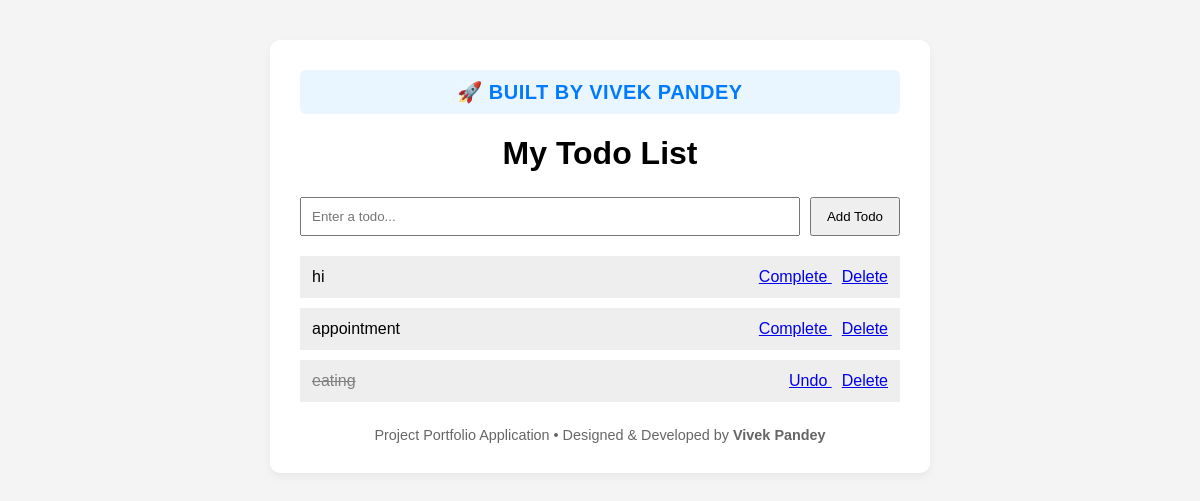
Before: / with the older database file.
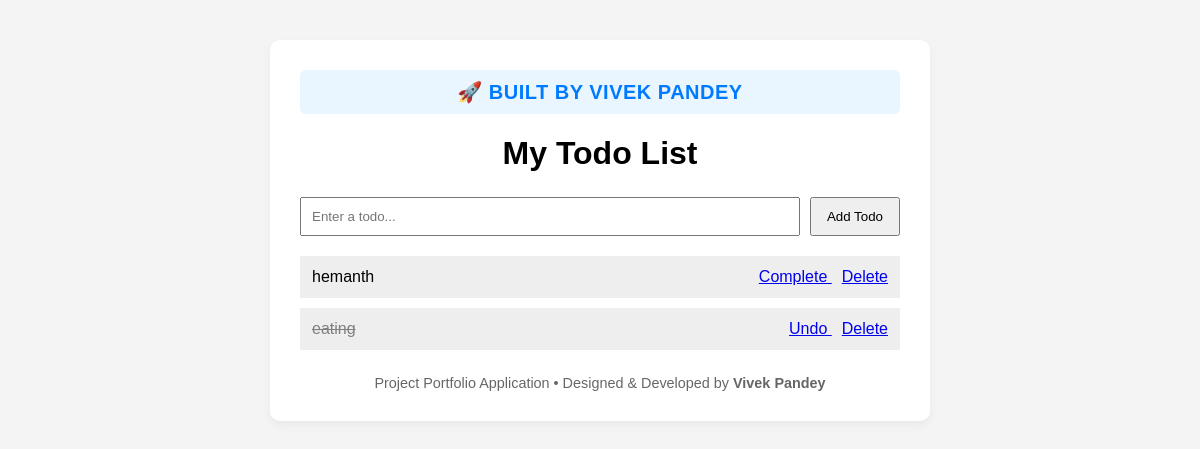
After: the same page with the newer database file.
### todos/models.py (models this page shows, shortened)
class Todo(models.Model):
    title = models.CharField(max_length=200)
    completed = models.BooleanField(default=False)
    created_at = models.DateTimeField(auto_now_add=True)

### todos/views.py (the view)
# urls.py: path('', views.todo_list, name='todo_list'),
def todo_list(request):
    todos = Todo.objects.all().order_by('-created_at')
    if request.method == 'POST':
        title = request.POST.get('title')
        if title:
            Todo.objects.create(title=title)
        return redirect('todo_list')
    return render(request, 'todos/todo_list.html', {'todos': todos})

### todos/templates/todos/todo_list.html (shortened to what this page needs)
<!DOCTYPE html>
<html>
<head>
</head>
<body>
<div class="container">
    <div class="developer-badge">
        🚀 Built by Vivek Pandey
    </div>
    <h1>My Todo List</h1>
    <form method="POST">
        <input
            type="text"
            name="title"
            placeholder="Enter a todo..."
            required
        >
        <button type="submit">
            Add Todo
        </button>
    </form>
    <ul>
        {% for todo in todos %}
            <li>
                <span class="{% if todo.completed %}completed{% endif %}">
                    {{ todo.title }}
                </span>
                <span>
                    <a href="{% url 'complete_todo' todo.id %}">
                        {% if todo.completed %}
                            Undo
                        {% else %}
                            Complete
                        {% endif %}
                    </a>
                    <a href="{% url 'delete_todo' todo.id %}">
                        Delete
                    </a>
                </span>
            </li>
        {% empty %}
            <li>No todos yet.</li>
        {% endfor %}
    </ul>
    <div class="footer">
        Project Portfolio Application • Designed & Developed by <strong>Vivek Pandey</strong>
    </div>
</div>
</body>
</html>

### todos/templates/todos/todo_list.html (style rules this page uses)
body { font-family: Arial, sans-serif; background: #f4f4f4; margin: 0; padding: 40px; }
.container { width: 600px; margin: auto; background: white; padding: 30px; border-radius: 10px; box-shadow: 0 4px 10px rgba(0, 0, 0, 0.05); }
.developer-badge { text-align: center; font-size: 1.25rem; font-weight: bold; color: #007bff; background-color: #e9f5ff; padding: 10px; border-radius: 6px; margin-bottom: 20px; text-transform: uppercase; letter-spacing: 0.5px; }
h1 { text-align: center; margin-bottom: 25px; }
form { display: flex; gap: 10px; margin-bottom: 20px; }
input { flex: 1; padding: 10px; }
button { padding: 10px 15px; cursor: pointer; }
ul { padding: 0; }
li { list-style: none; padding: 12px; margin-bottom: 10px; background: #eee; display: flex; justify-content: space-between; }
.completed { text-decoration: line-through; color: gray; }
a { margin-left: 10px; }
.footer { text-align: center; margin-top: 25px; font-size: 0.9rem; color: #666; }

Changed rows visible on the page:
removed Todo: title "hi", completed "Complete"
removed Todo: title "appointment", completed "Complete"
added Todo: title "hemanth", completed "Complete"
